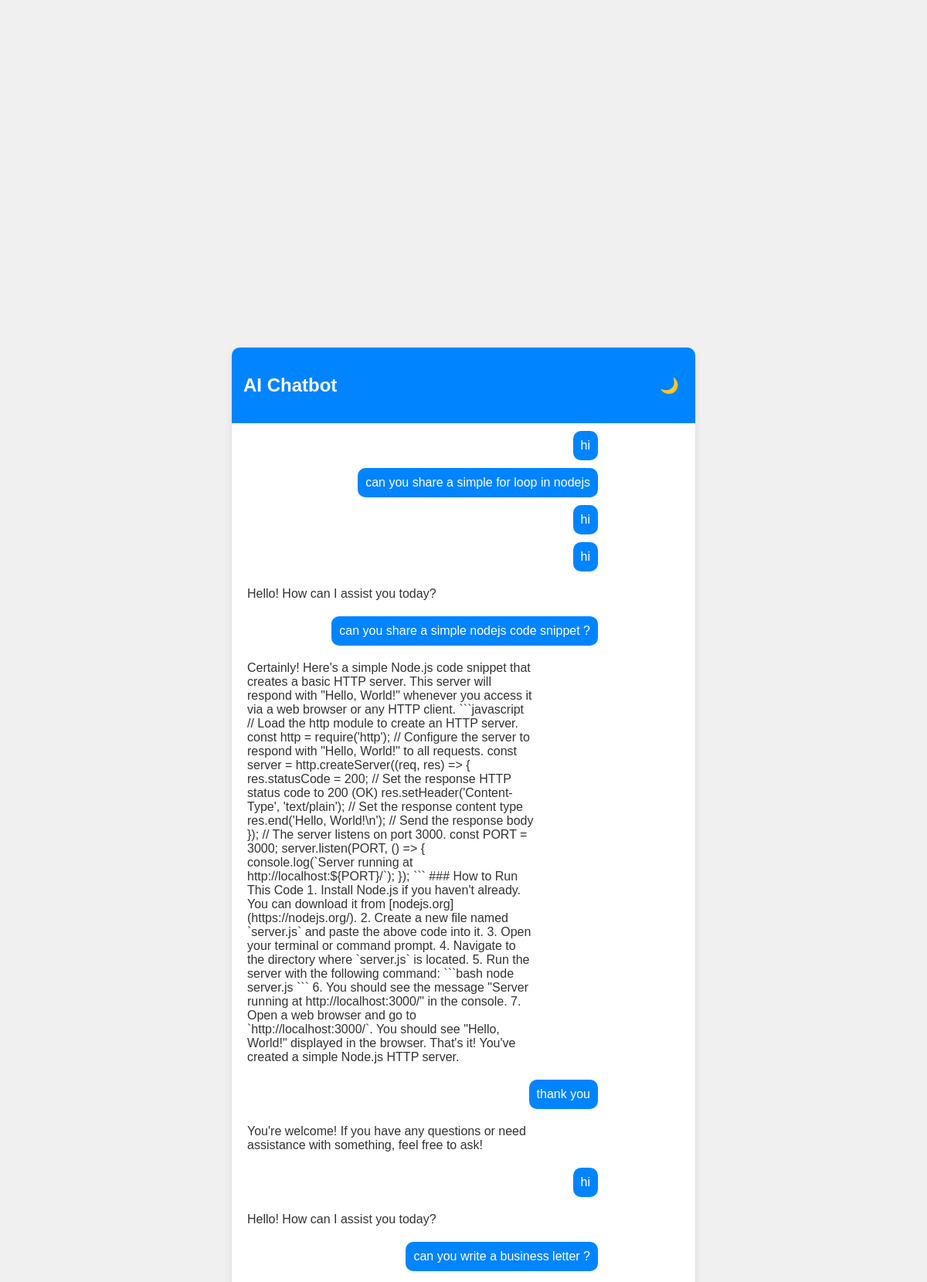
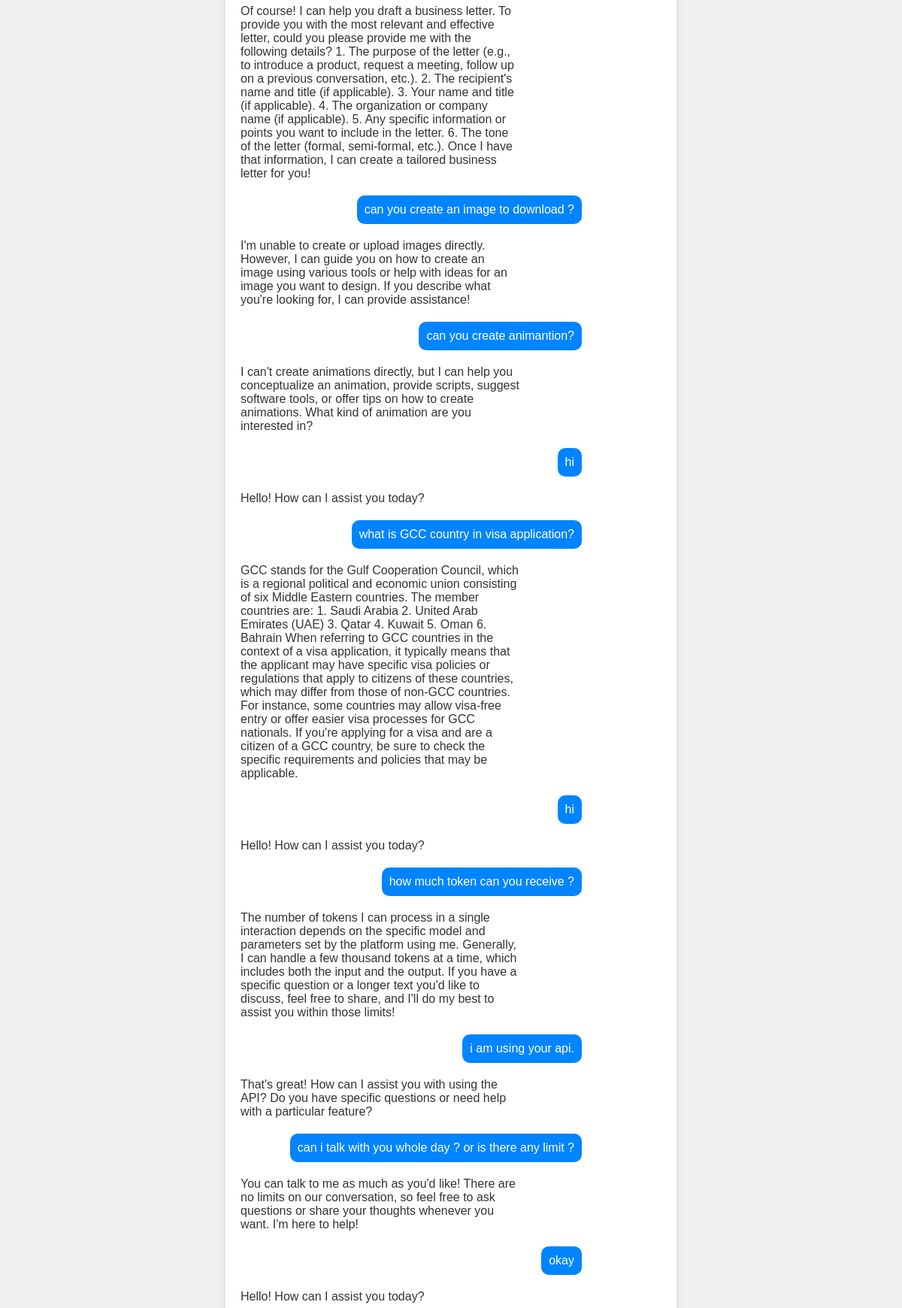
The page / (upper part) on the database its author committed (2 pictures, top to bottom).
### app.py (models this page shows)
class ChatMessage(db.Model):
    id = db.Column(db.Integer, primary_key=True)
    role = db.Column(db.String(10), nullable=False)  # "user" or "assistant"
    content = db.Column(db.Text, nullable=False)

### app.py (the view)
@app.route("/")
def index():
    messages = ChatMessage.query.all()
    return render_template("index.html", messages=messages)

### templates/index.html (shortened to what this page needs)
<!DOCTYPE html>
<html lang="en">
<head>
    <link rel="stylesheet" href="{{ url_for('static', filename='style.css') }}">
</head>
<body>
    <div class="container">
        <div class="header">
            <h2>AI Chatbot</h2>
            <button id="dark-mode-toggle">🌙</button>
        </div>
        <div class="chat-container">
            <div id="chat-box">
                {% for message in messages %}
                    <div class="message-wrapper {{ message.role }}">
                        <div class="message">{{ message.content }}</div>
                    </div>
                {% endfor %}
            </div>
        </div>
    </div>
</body>
</html>

### static/style.css (style rules this page uses)
body { font-family: Arial, sans-serif; background-color: #f0f0f0; color: #333; margin: 0; display: flex; justify-content: center; align-items: center; height: 100vh; }
.container { width: 90%; max-width: 600px; height: 90vh; display: flex; flex-direction: column; border-radius: 10px; background-color: #fff; box-shadow: 0px 4px 10px rgba(0, 0, 0, 0.1); overflow: hidden; }
.header { display: flex; justify-content: space-between; align-items: center; padding: 15px; background-color: #0084ff; color: white; }
#dark-mode-toggle { background: none; border: none; font-size: 20px; cursor: pointer; color: white; }
.chat-container { flex-grow: 1; overflow-y: auto; padding: 10px; scrollbar-width: thin; }
.message-wrapper { display: flex; margin-bottom: 10px; max-width: 80%; }
.user { justify-content: flex-end; align-self: flex-end; }
.message { padding: 10px; border-radius: 10px; max-width: 80%; word-wrap: break-word; }
.user .message { background-color: #0084ff; color: white; text-align: right; }

### rows shown on the page
ChatMessage: content "hi"
ChatMessage: content "can you share a simple for loop in nodejs"
ChatMessage: content "hi"
ChatMessage: content "hi"
ChatMessage: content "Hello! How can I assist you today?"
ChatMessage: content "can you share a simple nodejs code snippet ?"
ChatMessage: content "Certainly! Here's a simple Node.js code snippet that creates a basic HTTP server. This server will respond with \"Hello, World!\" whenever you access it via a web browser or any HTTP client. ```javascript // Load the http module to create an HTTP server. const http = require('http'); // Configure the server to respond with \"Hello, World!\" to all requests. const server = http.createServer((req, res) => { res.statusCode = 200; // Set the response HTTP status code to 200 (OK) res.setHeader('Content-Type', 'text/plain'); // Set the response content type res.end('Hello, World!\\n'); // Send the response body }); // The server listens on port 3000. const PORT = 3000; server.listen(PORT, () => {…"
ChatMessage: content "thank you"
ChatMessage: content "You're welcome! If you have any questions or need assistance with something, feel free to ask!"
ChatMessage: content "hi"
ChatMessage: content "Hello! How can I assist you today?"
ChatMessage: content "can you write a business letter ?"
ChatMessage: content "Of course! I can help you draft a business letter. To provide you with the most relevant and effective letter, could you please provide me with the following details? 1. The purpose of the letter (e.g., to introduce a product, request a meeting, follow up on a previous conversation, etc.). 2. The recipient's name and title (if applicable). 3. Your name and title (if applicable). 4. The organization or company name (if applicable). 5. Any specific information or points you want to include in the letter. 6. The tone of the letter (formal, semi-formal, etc.). Once I have that information, I can create a tailored business letter for you!"
ChatMessage: content "can you create an image to download ?"
ChatMessage: content "I'm unable to create or upload images directly. However, I can guide you on how to create an image using various tools or help with ideas for an image you want to design. If you describe what you're looking for, I can provide assistance!"
ChatMessage: content "can you create animantion?"
ChatMessage: content "I can't create animations directly, but I can help you conceptualize an animation, provide scripts, suggest software tools, or offer tips on how to create animations. What kind of animation are you interested in?"
ChatMessage: content "hi"
ChatMessage: content "Hello! How can I assist you today?"
ChatMessage: content "what is GCC country in visa application?"
ChatMessage: content "GCC stands for the Gulf Cooperation Council, which is a regional political and economic union consisting of six Middle Eastern countries. The member countries are: 1. Saudi Arabia 2. United Arab Emirates (UAE) 3. Qatar 4. Kuwait 5. Oman 6. Bahrain When referring to GCC countries in the context of a visa application, it typically means that the applicant may have specific visa policies or regulations that apply to citizens of these countries, which may differ from those of non-GCC countries. For instance, some countries may allow visa-free entry or offer easier visa processes for GCC nationals. If you're applying for a visa and are a citizen of a GCC country, be sure to check the specific…"
ChatMessage: content "hi"
ChatMessage: content "Hello! How can I assist you today?"
ChatMessage: content "how much token can you receive ?"
ChatMessage: content "The number of tokens I can process in a single interaction depends on the specific model and parameters set by the platform using me. Generally, I can handle a few thousand tokens at a time, which includes both the input and the output. If you have a specific question or a longer text you'd like to discuss, feel free to share, and I'll do my best to assist you within those limits!"
ChatMessage: content "i am using your api."
ChatMessage: content "That's great! How can I assist you with using the API? Do you have specific questions or need help with a particular feature?"
ChatMessage: content "can i talk with you whole day ? or is there any limit ?"
ChatMessage: content "You can talk to me as much as you'd like! There are no limits on our conversation, so feel free to ask questions or share your thoughts whenever you want. I'm here to help!"
ChatMessage: content "okay"
ChatMessage: content "Hello! How can I assist you today?"
